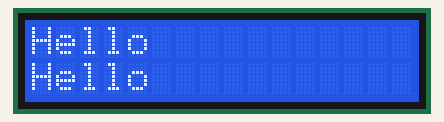
A program run on a simulated Raspberry Pi (BCM pin numbers), started with the arguments Hello Hello Hello Hello. On the bench: 16×2 character LCD. At 0.3 s the program stops and its outputs stay as they are.

Above: at 0.3 s.

The program:

lcd_i2c_param.py
```python
#!/usr/bin/python
import smbus
import time
import sys

# Aygitlarin adresleri
I2C_ADDR1  = 0x3e # 1. ekranin adresi
I2C_ADDR2  = 0x3f # 2. ekranin adresi
LCD_WIDTH = 16   # Maximum characters per line

# Bazi ekran sabitleri
LCD_CHR = 1 # Mode - Sending data
LCD_CMD = 0 # Mode - Sending command

LCD_LINE_1 = 0x80 # 1. satirin LCD RAM adresi
LCD_LINE_2 = 0xC0 # 2. satirin LCD RAM adresi

LCD_BACKLIGHT  = 0x08  # Acik
#LCD_BACKLIGHT = 0x00  # Kapali

ENABLE = 0b00000100 # Etkinlestirme biti

# Zamanlama sabitleri
E_PULSE = 0.0005
E_DELAY = 0.0005

#I2C arabirimini ac
#bus = smbus.SMBus(0)  # Rev 1 Pi icin 0
bus = smbus.SMBus(1) # Rev 2 Pi icin 1

def lcd_init(lcd_adr):
  # Ekrani ayarla
  lcd_byte(lcd_adr, 0x33,LCD_CMD) # 110011 Onyukle
  lcd_byte(lcd_adr, 0x32,LCD_CMD) # 110010 Onyukle
  lcd_byte(lcd_adr, 0x06,LCD_CMD) # 000110 Imlec hareket yonu
  lcd_byte(lcd_adr, 0x0C,LCD_CMD) # 001100 Ekran acik, imlec kapali
  lcd_byte(lcd_adr, 0x28,LCD_CMD) # 101000 Veri uz, satir sayisi
  lcd_byte(lcd_adr, 0x01,LCD_CMD) # 000001 Ekrani temizle
  time.sleep(E_DELAY)

def lcd_byte(lcd_adr, bits, mode):
  bits_high = mode | (bits & 0xF0) | LCD_BACKLIGHT
  bits_low = mode | ((bits<<4) & 0xF0) | LCD_BACKLIGHT

  # Yuksek degerlikli bitler
  bus.write_byte(lcd_adr, bits_high)
  lcd_toggle_enable(lcd_adr, bits_high)

  # Dusuk degerlikli bitler
  bus.write_byte(lcd_adr, bits_low)
  lcd_toggle_enable(lcd_adr, bits_low)

def lcd_toggle_enable(lcd_adr, bits):
  time.sleep(E_DELAY)
  bus.write_byte(lcd_adr, (bits | ENABLE))
  time.sleep(E_PULSE)
  bus.write_byte(lcd_adr,(bits & ~ENABLE))
  time.sleep(E_DELAY)

def lcd_string(lcd_adr, message, line):
  message = message.ljust(LCD_WIDTH," ")
  lcd_byte(lcd_adr, line, LCD_CMD)
  for i in range(LCD_WIDTH):
    lcd_byte(lcd_adr, ord(message[i]),LCD_CHR)

def main():
  # Ana program blogu
  lcd_init(I2C_ADDR1)
  lcd_init(I2C_ADDR2)

  # Seçenekleri yazdir
  lcd_string(I2C_ADDR1, sys.argv[1], LCD_LINE_1)
  lcd_string(I2C_ADDR1, sys.argv[2], LCD_LINE_2)

  lcd_string(I2C_ADDR2, sys.argv[3], LCD_LINE_1)
  lcd_string(I2C_ADDR2, sys.argv[4], LCD_LINE_2)

main()
```
